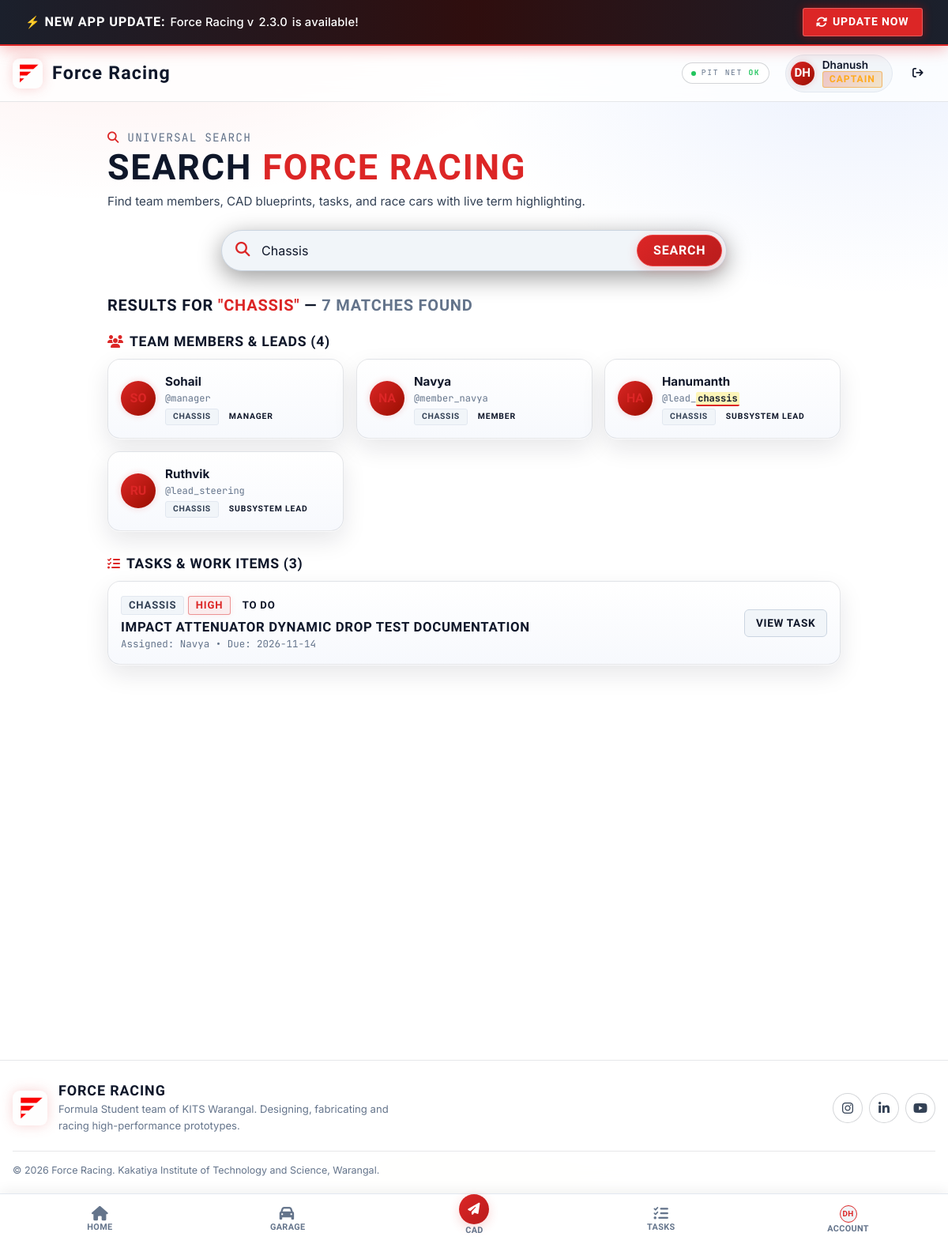
/search?q=Chassis (signed in), run on the app's committed database.
### tables this page shows
CREATE TABLE users (
        id INTEGER PRIMARY KEY AUTOINCREMENT,
        full_name TEXT NOT NULL,
        username TEXT UNIQUE NOT NULL,
        email TEXT UNIQUE NOT NULL,
        password_hash TEXT NOT NULL,
        subsystem TEXT NOT NULL,
        role TEXT NOT NULL,
        failed_logins INTEGER DEFAULT 0,
        locked_until TEXT DEFAULT NULL,
        created_at TEXT NOT NULL
    , phone TEXT NOT NULL DEFAULT '', year_of_study TEXT NOT NULL DEFAULT '', consent INTEGER NOT NULL DEFAULT 0);

CREATE TABLE tasks (
        id INTEGER PRIMARY KEY AUTOINCREMENT,
        title TEXT NOT NULL,
        description TEXT DEFAULT '',
        subsystem TEXT NOT NULL,
        assignee_id INTEGER NOT NULL,
        priority TEXT NOT NULL CHECK(priority IN ('Normal', 'High')),
        due_date TEXT NOT NULL,
        status TEXT NOT NULL DEFAULT 'To Do' CHECK(status IN ('To Do', 'In Progress', 'Done')),
        notes TEXT DEFAULT '',
        created_by_id INTEGER NOT NULL,
        created_at TEXT NOT NULL,
        updated_at TEXT NOT NULL,
        FOREIGN KEY (assignee_id) REFERENCES users(id) ON DELETE CASCADE,
        FOREIGN KEY (created_by_id) REFERENCES users(id) ON DELETE CASCADE
    );

### blueprints/main.py (the view)
@main_bp.route('/search')
def search():
    query = request.args.get('q', '').strip()
    db = get_db()
    results = {
        'members': [],
        'tasks': [],
        'cad_files': [],
        'cars': []
    }
    if query:
        like_query = f"%{query}%"
        results['members'] = db.execute('''
            SELECT id, full_name, username, email, subsystem, role
            FROM users
            WHERE full_name LIKE ? OR username LIKE ? OR subsystem LIKE ? OR role LIKE ?
            ORDER BY role ASC, full_name ASC
        ''', (like_query, like_query, like_query, like_query)).fetchall()
        results['tasks'] = db.execute('''
            SELECT t.*, u.full_name as assignee_name
            FROM tasks t
            JOIN users u ON t.assignee_id = u.id
            WHERE t.title LIKE ? OR t.description LIKE ? OR t.subsystem LIKE ?
            ORDER BY t.due_date ASC
        ''', (like_query, like_query, like_query)).fetchall()
        results['cad_files'] = db.execute('''
            SELECT cf.*, u.full_name as uploader_name
            FROM cad_files cf
            JOIN users u ON cf.uploader_id = u.id
            WHERE cf.title LIKE ? OR cf.description LIKE ? OR cf.subsystem LIKE ? OR cf.original_name LIKE ?
            ORDER BY cf.id DESC
        ''', (like_query, like_query, like_query, like_query)).fetchall()
        q_lower = query.lower()
        results['cars'] = [
            c for c in GARAGE_CARS
            if q_lower in c['name'].lower() or q_lower in c['category'].lower() or q_lower in c['engine'].lower() or q_lower in c['highlights'].lower()
        ]
    return render_template('search.html', query=query, results=results)

### database.py (called while the page is built)
def get_db():
    if 'db' not in g:
        g.db = sqlite3.connect(Config.DATABASE_PATH)
        g.db.row_factory = sqlite3.Row  # Return dict-like rows
        g.db.execute("PRAGMA foreign_keys = ON")
    return g.db

### templates/search.html (shortened to what this page needs)
{% extends "base.html" %}
{% block content %}
<div class="container" style="padding-top: var(--space-8); padding-bottom: 110px; max-width: 960px;">
  <div class="text-center" style="margin-bottom: var(--space-8);">
    <span class="section-subtitle">
      <i class="fa-solid fa-magnifying-glass text-red"></i> UNIVERSAL SEARCH
    </span>
    <h1 class="racing-title" style="font-size: clamp(2rem, 4vw, 2.8rem); margin: 0;">
      SEARCH <span class="text-red">FORCE RACING</span>
    </h1>
    <p class="text-secondary" style="font-size: 0.95rem; margin-top: 6px;">
      Find team members, CAD blueprints, tasks, and race cars with live term highlighting.
    </p>
    <form method="GET" action="{{ url_for('main.search') }}" style="max-width: 640px; margin: var(--space-6) auto 0; position: relative;">
      <div style="position: relative; display: flex; align-items: center;">
        <input type="text" name="q" id="search-input" value="{{ query }}" autofocus
               placeholder="Search chassis, aero, CAD files, members, Supra 2026..."
               class="form-control"
               style="height: 52px; padding-left: 50px; padding-right: 110px; border-radius: var(--radius-full); font-size: 1rem; border-color: var(--border-prominent); background-color: var(--bg-surface-elevated); box-shadow: 0 8px 30px rgba(0,0,0,0.4);">
        <button type="submit" class="btn btn-primary" style="position: absolute; right: 6px; height: 40px; border-radius: var(--radius-full); padding: 0 20px;">
          Search
        </button>
      </div>
    </form>
  </div>
  {% if query %}
    {% set total_count = (results.members|length) + (results.tasks|length) + (results.cad_files|length) + (results.cars|length) %}
    <div style="margin-bottom: var(--space-6); display: flex; align-items: center; justify-content: space-between;">
      <h2 style="font-size: 1.25rem; font-weight: 800; text-transform: uppercase; margin: 0;">
        Results for <span class="text-red">"{{ query }}"</span> &mdash; <span class="text-muted">{{ total_count }} matches found</span>
      </h2>
    </div>
    {% if results.members %}
      <div style="margin-bottom: var(--space-8);">
        <div class="flex items-center gap-2" style="margin-bottom: var(--space-3);">
          <i class="fa-solid fa-users text-red"></i>
          <h3 style="font-size: 1.1rem; text-transform: uppercase; margin: 0;">Team Members & Leads ({{ results.members|length }})</h3>
        </div>
        <div style="display: grid; grid-template-columns: repeat(auto-fill, minmax(260px, 1fr)); gap: var(--space-4);">
          {% for m in results.members %}
            <div class="card" style="padding: var(--space-4); display: flex; align-items: center; gap: 12px;">
              <div class="user-avatar-initials" style="width: 44px; height: 44px; font-size: 1rem; border-color: var(--accent-red); color: var(--accent-red);">
                {{ m.full_name[:2].upper() }}
              </div>
              <div style="min-width: 0; flex: 1;">
                <div style="font-weight: 700; font-size: 0.95rem;">{{ m.full_name }}</div>
                <div class="font-mono text-muted" style="font-size: 0.75rem;">@{{ m.username }}</div>
                <div class="flex items-center gap-1" style="margin-top: 4px;">
                  <span class="badge badge-subsystem" style="font-size: 0.65rem;">{{ m.subsystem }}</span>
                  <span class="badge badge-role" style="font-size: 0.65rem;">{{ m.role }}</span>
                </div>
              </div>
            </div>
          {% endfor %}
        </div>
      </div>
    {% endif %}
    {% if results.tasks %}
      <div style="margin-bottom: var(--space-8);">
        <div class="flex items-center gap-2" style="margin-bottom: var(--space-3);">
          <i class="fa-solid fa-list-check text-red"></i>
          <h3 style="font-size: 1.1rem; text-transform: uppercase; margin: 0;">Tasks & Work Items ({{ results.tasks|length }})</h3>
        </div>
        <div style="display: flex; flex-direction: column; gap: var(--space-3);">
          {% for t in results.tasks %}
            <div class="card" style="padding: var(--space-4); border-left: 4px solid {% if t.priority == 'High' %}var(--accent-red){% else %}var(--border-prominent){% endif %};">
              <div class="flex items-center justify-between flex-wrap gap-2">
                <div>
                  <span class="badge badge-subsystem">{{ t.subsystem }}</span>
                  <span class="badge {% if t.priority == 'High' %}badge-high{% else %}badge-normal{% endif %}">{{ t.priority }}</span>
                  <span class="badge" style="background: rgba(255,255,255,0.06); color: var(--text-primary);">{{ t.status }}</span>
                  <h4 style="margin: 6px 0 2px; font-size: 1.05rem;">{{ t.title }}</h4>
                  <div class="font-mono text-muted" style="font-size: 0.78rem;">
                    Assigned: {{ t.assignee_name }} &bull; Due: {{ t.due_date }}
                  </div>
                </div>
                {% if user %}
                  <a href="{{ url_for('tasks.my_tasks') }}" class="btn btn-sm btn-secondary">
                    View Task
                  </a>
                {% endif %}
              </div>
            </div>
          {% endfor %}
        </div>
      </div>
    {% endif %}
  {% endif %}
</div>
{% endblock %}

### templates/base.html (shortened to what this page needs)
<!DOCTYPE html>
<html lang="en">
<head>
  <link rel="stylesheet" href="https://cdnjs.cloudflare.com/ajax/libs/font-awesome/6.5.1/css/all.min.css" />
  <link rel="stylesheet" href="{{ url_for('static', filename='css/style.css') }}">
  <link rel="stylesheet" href="{{ url_for('static', filename='css/premium.css') }}">
</head>
<body>
  <div id="ptr-indicator" class="ptr-indicator" aria-hidden="true" role="status">
  </div>
  <aside id="app-update-banner" class="app-update-banner" style="display: none;" role="region" aria-label="Software Update Alert">
    <div class="container update-banner-inner">
      <div class="update-banner-content">
        <span class="update-banner-text">
          ⚡ <strong>NEW APP UPDATE:</strong> Force Racing v<span id="update-new-version">2.1.0</span> is available!
        </span>
      </div>
      <div class="update-banner-actions">
        <button type="button" id="btn-update-now" class="btn btn-sm btn-update-now">
          <i class="fa-solid fa-rotate"></i> UPDATE NOW
        </button>
      </div>
    </div>
  </aside>
  <header class="navbar" role="banner">
    <div class="container navbar-inner">
      <a href="{{ url_for('main.home') }}" class="navbar-brand" aria-label="Force Racing Home">
        <img src="{{ url_for('static', filename='images/logo.png') }}" alt="Force Racing Logo" class="brand-logo-img">
        <span>Force Racing</span>
      </a>
      <div class="navbar-actions">
        <span id="fr-link-status" class="fr-link-status" role="status" aria-live="polite">
          <span class="fr-link-dot"></span>
          <span class="fr-link-text">PIT NET <b>OK</b></span>
        </span>
        {% if user %}
          <a href="{{ url_for('members.profile') }}" class="user-menu-pill" title="View profile">
            <span class="user-avatar-initials">
              {{ user.full_name[:2] if user.full_name else (user.username[:2] if user.username else 'FR') }}
            </span>
            <div class="user-menu-info">
              <span class="user-name-text">{{ user.full_name.split(' ')[0] if user.full_name else user.username }}</span>
              <span class="badge badge-role {% if user.role in ['Captain', 'Vice Captain'] %}role-captain{% elif user.role == 'Manager' %}role-manager{% elif user.role == 'Subsystem Lead' %}role-subsystem-lead{% else %}role-member{% endif %}">
                {{ user.role }}
              </span>
            </div>
          </a>
          <form action="{{ url_for('auth.logout') if 'auth.logout' in current_app.view_functions else '/auth/logout' }}" method="POST" class="inline-form" style="margin: 0;">
            <button type="submit" class="btn btn-sm btn-outline-danger" title="Sign out" aria-label="Sign out">
              <i class="fa-solid fa-arrow-right-from-bracket"></i>
            </button>
          </form>
        {% endif %}
      </div>
    </div>
  </header>
  <main id="main-content" class="main-content" role="main">
    {% block content %}{% endblock %}
  </main>
  <footer class="app-footer" role="contentinfo">
    <div class="container">
      <div class="fr-footer-band">
        <div class="fr-footer-brand">
          <img src="{{ url_for('static', filename='images/logo.png') }}" alt="Force Racing Logo" class="brand-logo-img">
          <div>
            <span class="racing-title fr-footer-title">Force Racing</span>
            <p class="fr-footer-tag">Formula Student team of KITS Warangal. Designing, fabricating and racing high-performance prototypes.</p>
          </div>
        </div>
        <div class="footer-social-links fr-footer-social">
          <a href="https://www.instagram.com/forceracing/" target="_blank" rel="noopener noreferrer" aria-label="Instagram"><i class="fa-brands fa-instagram"></i></a>
          <a href="https://www.linkedin.com/company/force-racing-kits/" target="_blank" rel="noopener noreferrer" aria-label="LinkedIn"><i class="fa-brands fa-linkedin-in"></i></a>
          <a href="https://www.youtube.com/@forceracing" target="_blank" rel="noopener noreferrer" aria-label="YouTube"><i class="fa-brands fa-youtube"></i></a>
        </div>
      </div>
      <div class="fr-footer-bottom">
        <span>&copy; {{ now.year }} Force Racing. Kakatiya Institute of Technology and Science, Warangal.</span>
      </div>
    </div>
  </footer>
  <nav class="pit-bottom-nav" role="navigation" aria-label="Bottom Navigation">
    <a href="{{ url_for('main.home') }}" class="bottom-nav-item {% if request.endpoint == 'main.home' %}active{% endif %}" title="Home">
      <i class="fa-solid fa-house"></i>
      <span>Home</span>
    </a>
    <a href="{{ url_for('main.garage') }}" class="bottom-nav-item {% if request.endpoint == 'main.garage' %}active{% endif %}" title="Garage">
      <i class="fa-solid fa-car"></i>
      <span>Garage</span>
    </a>
    <a href="{{ url_for('main.cad_hub') }}" class="bottom-nav-item bottom-nav-send {% if request.endpoint == 'main.cad_hub' %}active{% endif %}" title="Send CAD">
      <div class="bottom-send-bubble">
        <i class="fa-solid fa-paper-plane"></i>
      </div>
      <span>CAD</span>
    </a>
    <a href="{{ url_for('tasks.dashboard') if user else url_for('main.crew') }}"
       class="bottom-nav-item {% if 'tasks' in (request.endpoint or '') %}active{% endif %}" title="Tasks">
      <i class="fa-solid fa-list-check"></i>
      <span>Tasks</span>
    </a>
    <a href="{{ url_for('main.account') }}" class="bottom-nav-item {% if 'profile' in (request.endpoint or '') or 'account' in (request.endpoint or '') %}active{% endif %}" title="Account">
      {% if user %}
        <div class="bottom-avatar-icon">
          {{ user.full_name[:2].upper() if user.full_name else 'FR' }}
        </div>
      {% else %}
        <i class="fa-solid fa-user"></i>
      {% endif %}
      <span>Account</span>
    </a>
  </nav>
</body>
</html>

### data on the page
users: full_name "DH", full_name "Dhanush", role "CAPTAIN"
users: full_name "SO", full_name "Sohail", username "manager", subsystem "CHASSIS", role "MANAGER"
users: full_name "NA", full_name "Navya", username "member_navya", subsystem "CHASSIS", role "MEMBER"
users: full_name "HA", full_name "Hanumanth", username "lead_", subsystem "CHASSIS", role "SUBSYSTEM LEAD"
users: full_name "RU", full_name "Ruthvik", username "lead_steering", subsystem "CHASSIS", role "SUBSYSTEM LEAD"
tasks: subsystem "CHASSIS", priority "HIGH", status "TO DO", title "IMPACT ATTENUATOR DYNAMIC DROP TEST DOCUMENTATION", assignee_name "Navya", due_date "2026-11-14"

### other printed values
{{ query }} "CHASSIS"
{{ total_count }} "7"
{{ results.members|length }} "4"
{{ results.tasks|length }} "3"
